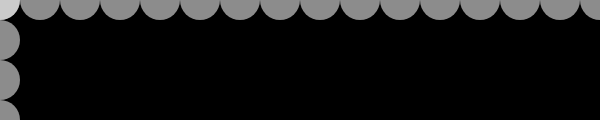
Frame 1 (no input)
Frame 60 (no input): identical to frame 1, image omitted
Frame 120 (the mouse pressed at the canvas centre since frame 60): identical to frame 1, image omitted

The p5.js sketch that drew this single still picture (run headless with seeded random() and noise() and a simulated clock; from frame 60 on, the mouse is pressed at the canvas centre):

// p5.js sketch
// ── sketch.js
function setup() {
  createCanvas(600, 120);
  noStroke();
}

function draw() {
  background(0);
  for (var y = 0; y < height+45; y += 40) {
    fill(255, 140);
    ellipse(0, y, 40, 40);
  }
  for (var x = 0; x < width+45; x += 40) {
    fill(255, 140);
    ellipse(x, 0, 40, 40);
  }
}
